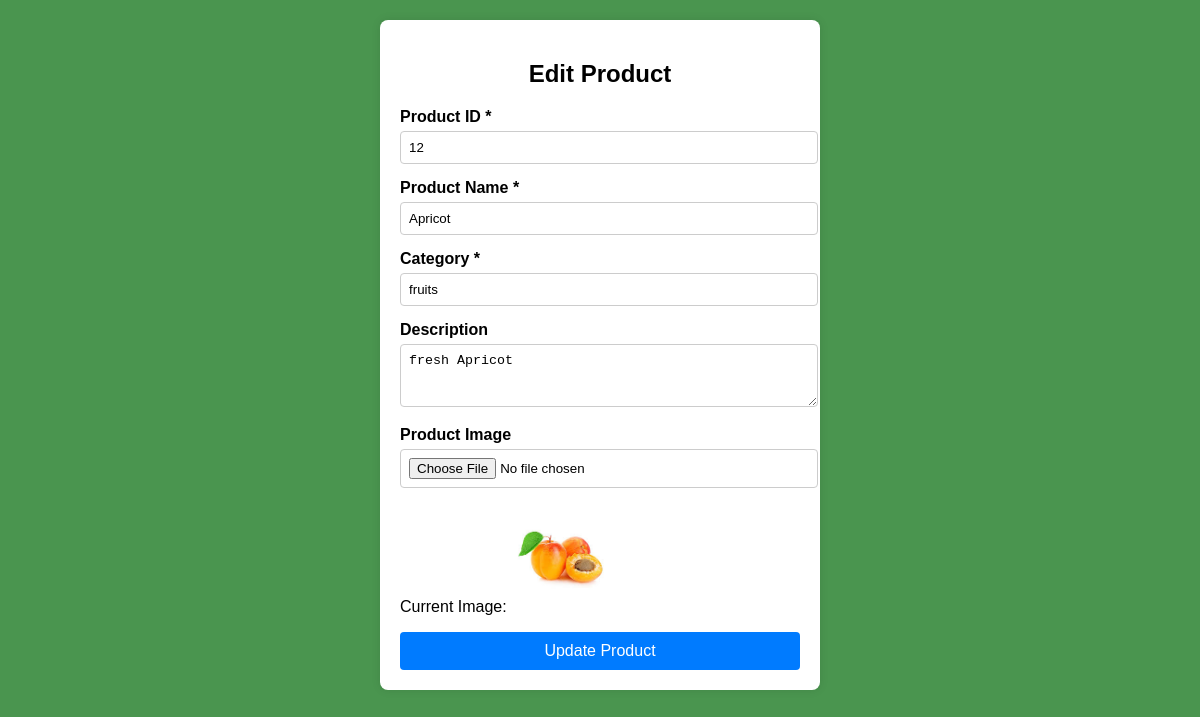
Screenshot of /edit/12/ (signed in) with the database file from the repository.
### app/models.py (models this page shows)
class Product(models.Model):
     pid=models.TextField()
     name=models.TextField()
     disc=models.TextField()
     img=models.FileField()
     cat_id=models.ForeignKey(Category,on_delete=models.CASCADE)

class Category(models.Model):
     cat_name=models.TextField()
     cat_image=models.FileField()

### app/views.py (the view)
# urls.py: path('edit/<str:pid>/', views.editp),
def editp(req, pid):
    if 'shop' in req.session:
        pro=Product.objects.get(pid=pid)
        if req.method == 'POST':
            name = req.POST['name']
            disc = req.POST['disc']
            file = req.FILES.get('img')
            if file:
                Product.objects.filter(pid=pid).update(name=name, disc=disc)
                data = Product.objects.get(pid=pid)
                data.img = file
                data.save()
            else:
                Product.objects.filter(pid=pid).update(name=name, disc=disc)
            weight_instance = Weight.objects.filter(product__pid=pid).first()
            if weight_instance:
                return redirect('edit_weight', pid=pro.pk)
            else:
                return redirect('add_weight')
        else:
            data = get_object_or_404(Product, pid=pid)
            return render(req, 'shop/editproduct.html', {'data': data})
    return redirect('log')

### templates/shop/editproduct.html (shortened to what this page needs)
<!DOCTYPE html>
<html lang="en">
<head>
    {% load static %}
</head>
<body>
    <div class="form-container">
        <h2>Edit Product</h2>
        <form action="" method="POST" enctype="multipart/form-data">
            <div class="form-group">
                <label for="name">Product ID *</label>
                <input type="text" id="pid" name="pid" value="{{ data.pid }}" required>
            </div>
            <div class="form-group">
                <label for="name">Product Name *</label>
                <input type="text" id="name" name="name" value="{{ data.name }}" required>
            </div>
            <div class="form-group">
                <label for="category">Category *</label>
                <input type="text" id="category" name="category" value="{{ data.cat_id.cat_name }}" required>
            </div>
            <div class="form-group">
                <label for="description">Description</label>
                <textarea id="disc" name="disc" rows="3">{{ data.disc }}</textarea>
            </div>
            <div class="form-group">
                <label for="img">Product Image</label>
                <input type="file" id="img" name="img" accept="image/*">
                {% if data.img %}
                    <p>Current Image: <img src="{{ data.img.url }}" alt="{{ data.name }}" style="max-width: 100px;"></p>
                {% endif %}
            </div>
            <button type="submit" class="btn">Update Product</button>
        </form>
    </div>
</body>
</html>

### templates/shop/editproduct.html (style rules this page uses)
body { font-family: Arial, sans-serif; margin: 20px; background-color: #4a954f; }
.form-container { width: 400px; margin: 0 auto; background: #fff; padding: 20px; border-radius: 8px; box-shadow: 0 0 10px rgba(0, 0, 0, 0.1); }
h2 { text-align: center; margin-bottom: 20px; }
.form-group { margin-bottom: 15px; }
.form-group label { display: block; margin-bottom: 5px; font-weight: bold; }
.form-group input, .form-group textarea, .form-group select { width: 100%; padding: 8px; border: 1px solid #ccc; border-radius: 4px; }
.form-group textarea { resize: vertical; }
.btn { display: block; width: 100%; background: #007bff; color: #fff; padding: 10px; border: none; border-radius: 4px; text-align: center; font-size: 16px; cursor: pointer; }

### rows the page displays
Product: pid "12", name "Apricot", category "fruits", disc "fresh Apricot", img (picture)
